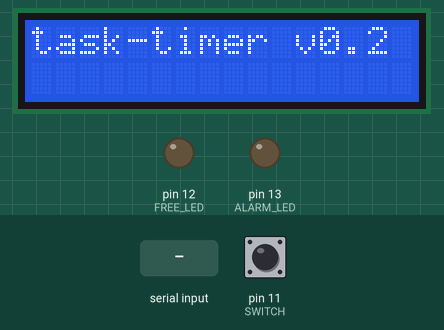
This sketch was run on a simulated Arduino Uno, built with avr-gcc and run on an emulated ATmega328P. Shown: 16×2 character LCD, output pins drawn as LEDs (lit = HIGH). Inputs (shaded band) come from the test bench; at power-on: pin 11 (SWITCH) LOW. What the sketch prints to the serial monitor is not drawn.

Above: at 1.2 s.
1.3 s: "1\n" received over Serial
At 2.8 s:
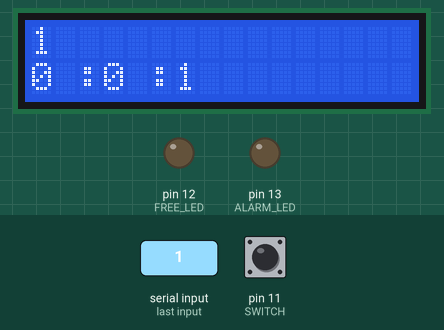
4.3 s: pin 11 (SWITCH) pulled HIGH for 0.15 s
At 5.3 s:
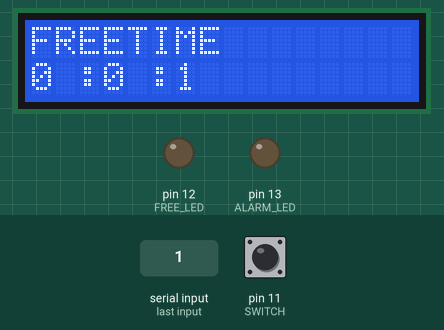
7.4 s: ",\n" received over Serial
At 8.3 s:
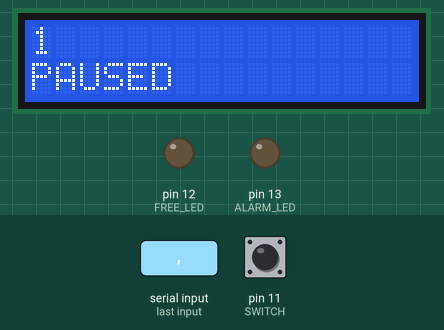
8.9 s: byte 10 ('\n') received over Serial
At 9.5 s:
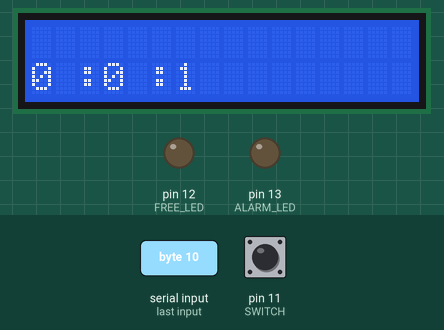
10.5 s: pin 11 (SWITCH) pulled HIGH for 1 s
At 11.8 s:
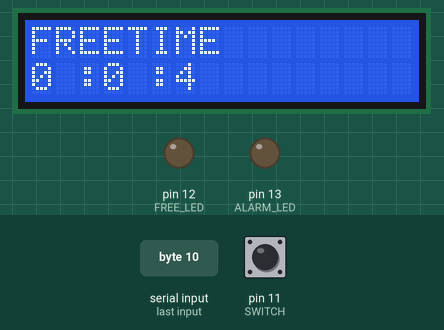
13.5 s: ".\n" received over Serial
At 14.0 s:
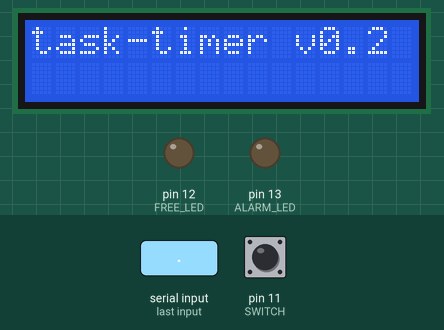
Timing chart, 0 to 16.0 s (numbered marks = the images above; inputs shaded):
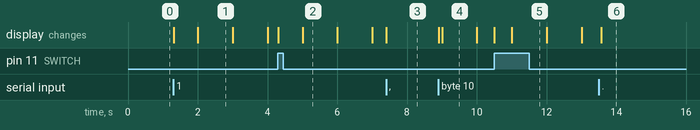

The sketch:

task-timer.ino
```cpp
#include <LiquidCrystal.h>

/*** Task related variables ***/
String current_task = "";
unsigned long task_ticks = 0;

/*** Work / Free time timer variables ***/
#define STOP 0
#define PAUSE 1
#define WORK 2
#define FREE 3
byte state = STOP;

const byte SWITCH = 11;
const short ALARM_TRIGGER = 7200; //7200 seconds = 2 hours working time
const byte ALARM_LED = 13;
unsigned long alarm_ticks = 0;
const short FREE_TRIGGER = 900; //900 seconds = 15 min free time
const byte FREE_LED = 12;
unsigned long free_ticks = 0;

/*** LCD related variable ***/
LiquidCrystal lcd(7, 6, 5, 4, 3, 2);

/*** Serial handling variables ***/
char inChar = ' ';
String input_string = "";
boolean string_complete = false;

/*** Timer 1 Functions ***/
ISR(TIMER1_COMPA_vect){
  if (state == WORK){
      task_ticks++;
      update_lcd(current_task, task_ticks);
      alarm_ticks++;
      if (alarm_ticks == ALARM_TRIGGER)
        digitalWrite(ALARM_LED, HIGH);
  }
  if (state == FREE){
      free_ticks++;
      update_lcd("FREETIME", free_ticks);
      if (free_ticks == FREE_TRIGGER)
        digitalWrite(FREE_LED, HIGH);
  }
}

void set_timer(){
  //sets timer1 interrupt at 1Hz
  cli();
  TCCR1A = 0;
  TCCR1B = 0;
  TCNT1  = 0;
  OCR1A = 15624;
  TCCR1B |= (1 << WGM12); //CTC mode
  TCCR1B |= (1 << CS12) | (1 << CS10); //1024 prescaler
  TIMSK1 |= (1 << OCIE1A);
  sei();
}

/*** LCD Related Functions ***/
void init_lcd(){
 lcd.begin(16, 2);
 lcd.print("task-timer v0.2");
}

void update_lcd(String text, unsigned long seconds){
  lcd.clear();
  lcd.setCursor(0,0);
  lcd.print(text);
  lcd.setCursor(0,1);
  lcd.print(seconds/3600);
  lcd.setCursor(2,1);
  lcd.print(":");
  lcd.print((seconds/60)%60);
  lcd.setCursor(5,1);
  lcd.print(":");
  lcd.print(seconds%60);
  lcd.setCursor(8,1);
}

/*** General Functions ***/
void complete_task(){
  //Send task information over serial and resets timer
  if (current_task != ""){
    Serial.print(current_task);
    Serial.print("-");
    Serial.println(task_ticks);
    task_ticks = 0;
  }
}

void set_stop(){
  //Set STOP state
  state = STOP;
  init_lcd();
  complete_task();
  current_task = "";
  alarm_ticks = 0;
  digitalWrite(FREE_LED, LOW);
  digitalWrite(ALARM_LED, LOW);
}

void set_pause(){
  //Set PAUSE state
  state = PAUSE;
  lcd.clear();
  lcd.setCursor(0,0);
  lcd.print(current_task);
  lcd.setCursor(0,1);
  lcd.print("PAUSED");
}

void unset_pause(){
  //Unset pause state
  state = WORK;
}

void set_free(){
  //Set FREE state with timer
  alarm_ticks = 0;
  digitalWrite(ALARM_LED, LOW);
  state = FREE;
  update_lcd("FREETIME", free_ticks);
}

void unset_free(){
  //Unset FREE state
  free_ticks = 0;
  digitalWrite(FREE_LED, LOW);
  state = WORK;
}

void setup() {
 set_timer();
 Serial.begin(9600);

 pinMode(ALARM_LED, OUTPUT);
 pinMode(FREE_LED, OUTPUT);
 pinMode(SWITCH, INPUT);
 digitalWrite(ALARM_LED, LOW);
 digitalWrite(FREE_LED, LOW);

 init_lcd();
}

void serialEvent() {
  while (Serial.available()) {
    inChar = (char)Serial.read();
    if (inChar == '\n') {
      string_complete = true;
      break;
    }
    input_string += inChar;
  }
}

void loop(){
  if (string_complete) {
    // Command from serial
    if (input_string == ","){
      if (state == PAUSE)
        unset_pause();
      else
        set_pause();
    }
    else if (input_string == "."){
      set_stop();
    }
    else {
      complete_task();
      current_task = input_string;
      update_lcd(current_task, 0);
      state = WORK;
    }
    input_string = "";
    string_complete = false;
  }
  if ((digitalRead(SWITCH) == HIGH) && (state == WORK) ) {
    // Going to free time
    set_free();
    delay(500);
  }
  if ((digitalRead(SWITCH) == HIGH) && (state == FREE) ){
    // Coming back from free time
    unset_free();
    delay(500);
  }
}
```

Measured:
- after the input at 1.3 s, the display: first changes at once (image 1 shows a later state)
- after the input at 4.3 s, the display: first changes at once (image 2 shows a later state)
- after the input at 7.4 s, the display: changes at once (image 3)
- after the input at 8.9 s, the display: first changes at once (image 4 shows a later state)
- after the input at 10.5 s, the display: first changes at once (image 5 shows a later state)
- after the input at 13.5 s, the display: changes after 0.07 s (image 6)
- what the display in image 1 shows lasts 1.0 s, from 2.0 s to 3.0 s
